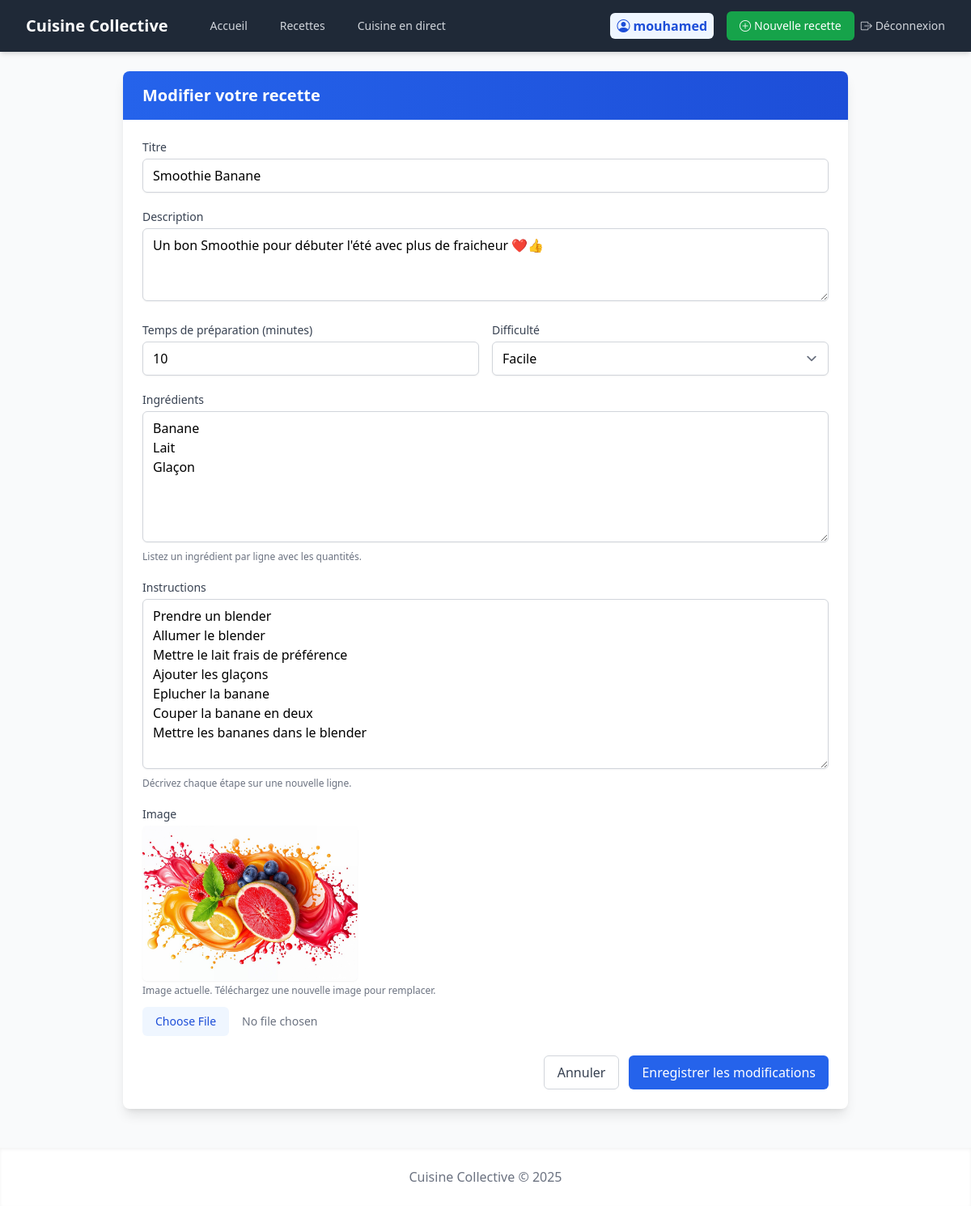
Screenshot of /recipe/1/edit (signed in) with the database file from the repository.
### models/user.py (models this page shows, shortened)
class User(UserMixin, db.Model):
    id = db.Column(db.Integer, primary_key=True)
    username = db.Column(db.String(64), unique=True, index=True)
    email = db.Column(db.String(120), unique=True, index=True)
    password_hash = db.Column(db.String(128))
    recipes = db.relationship('Recipe', backref='author', lazy='dynamic', foreign_keys='Recipe.user_id')
    cooking_now = db.Column(db.Integer, db.ForeignKey('recipe.id'), nullable=True)
    date_joined = db.Column(db.DateTime, default=datetime.utcnow)

### models/recipe.py (models this page shows, shortened)
class Recipe(db.Model):
    id = db.Column(db.Integer, primary_key=True)
    title = db.Column(db.String(100), nullable=False)
    description = db.Column(db.Text)
    ingredients = db.Column(db.Text, nullable=False)
    instructions = db.Column(db.Text, nullable=False)
    cooking_time = db.Column(db.Integer)  # en minutes
    difficulty = db.Column(db.String(20))
    image_url = db.Column(db.String(200))
    date_posted = db.Column(db.DateTime, default=datetime.utcnow)
    user_id = db.Column(db.Integer, db.ForeignKey('user.id'), nullable=False)
    ratings = db.relationship('Rating', backref='recipe', lazy='dynamic')
    cooked_by = db.relationship('User', backref='cooking',
                            foreign_keys='User.cooking_now',
                            uselist=False)

### routes/recipe_routes.py (the view, shortened to what this page needs)
    @app.route('/recipe/<int:recipe_id>/edit', methods=['GET', 'POST'])
    @login_required
    def recipe_edit(recipe_id):
        recipe = get_recipe_by_id(recipe_id)
        if recipe.user_id != current_user.id:
            flash("Vous n'êtes pas autorisé à modifier cette recette.", 'danger')
            return redirect(url_for('recipe_detail', recipe_id=recipe_id))
        return render_template('recipes/edit.html', recipe=recipe, title=f'Modifier: {recipe.title}')

### app.py (called while the page is built)
def create_app():
    app = Flask(__name__)
    app.config.from_object(Config)
    db.init_app(app)
    login_manager.init_app(app)
    login_manager.login_view = 'login'
    socketio.init_app(app)
    migrate.init_app(app, db)
    @app.context_processor
    def utility_processor():
        return {
            'now': datetime.utcnow
        }
    with app.app_context():
        from routes.auth_routes import register_auth_routes
        from routes.recipe_routes import register_recipe_routes
        from routes.live_routes import register_live_routes
        register_auth_routes(app)
        register_recipe_routes(app)
        register_live_routes(app)
    return app

### models/user.py (called while the page is built)
@login_manager.user_loader
def load_user(id):
    return User.query.get(int(id))

### services/recipe_service.py (called while the page is built)
def get_recipe_by_id(recipe_id):
    return Recipe.query.get_or_404(recipe_id)

### templates/recipes/edit.html (shortened to what this page needs)
{% extends 'base.html' %}
{% block content %}
<div class="max-w-4xl mx-auto">
    <div class="bg-white rounded-lg shadow-lg overflow-hidden">
        <div class="bg-gradient-to-r from-blue-600 to-blue-700 px-6 py-4">
            <h3 class="text-xl font-bold text-white">Modifier votre recette</h3>
        </div>
        <div class="p-6">
            <form method="POST" action="{{ url_for('recipe_edit', recipe_id=recipe.id) }}" enctype="multipart/form-data">
                <div class="mb-5">
                    <label for="title" class="block text-sm font-medium text-gray-700 mb-1">Titre</label>
                    <input type="text"
                        class="w-full rounded-md border-gray-300 shadow-sm focus:border-blue-500 focus:ring focus:ring-blue-500 focus:ring-opacity-50"
                        id="title" name="title" value="{{ recipe.title }}" required>
                </div>
                <div class="mb-5">
                    <label for="description" class="block text-sm font-medium text-gray-700 mb-1">Description</label>
                    <textarea class="w-full rounded-md border-gray-300 shadow-sm focus:border-blue-500 focus:ring focus:ring-blue-500 focus:ring-opacity-50"
                            id="description" name="description" rows="3" required>{{ recipe.description }}</textarea>
                </div>
                <div class="grid grid-cols-1 md:grid-cols-2 gap-4 mb-5">
                    <div>
                        <label for="cooking_time" class="block text-sm font-medium text-gray-700 mb-1">Temps de préparation (minutes)</label>
                        <input type="number"
                               class="w-full rounded-md border-gray-300 shadow-sm focus:border-blue-500 focus:ring focus:ring-blue-500 focus:ring-opacity-50"
                               id="cooking_time" name="cooking_time" min="1" value="{{ recipe.cooking_time }}" required>
                    </div>
                    <div>
                        <label for="difficulty" class="block text-sm font-medium text-gray-700 mb-1">Difficulté</label>
                        <select class="w-full rounded-md border-gray-300 shadow-sm focus:border-blue-500 focus:ring focus:ring-blue-500 focus:ring-opacity-50"
                                id="difficulty" name="difficulty" required>
                            <option value="Facile" {% if recipe.difficulty == 'Facile' %}selected{% endif %}>Facile</option>
                        </select>
                    </div>
                </div>
                <div class="mb-5">
                    <label for="ingredients" class="block text-sm font-medium text-gray-700 mb-1">Ingrédients</label>
                    <textarea class="w-full rounded-md border-gray-300 shadow-sm focus:border-blue-500 focus:ring focus:ring-blue-500 focus:ring-opacity-50"
                              id="ingredients" name="ingredients" rows="6"
                              placeholder="Listez vos ingrédients (un par ligne)" required>{{ recipe.ingredients }}</textarea>
                    <p class="mt-1 text-xs text-gray-500">Listez un ingrédient par ligne avec les quantités.</p>
                </div>
                <div class="mb-5">
                    <label for="instructions" class="block text-sm font-medium text-gray-700 mb-1">Instructions</label>
                    <textarea class="w-full rounded-md border-gray-300 shadow-sm focus:border-blue-500 focus:ring focus:ring-blue-500 focus:ring-opacity-50"
                              id="instructions" name="instructions" rows="8"
                              placeholder="Décrivez les étapes (une par ligne)" required>{{ recipe.instructions }}</textarea>
                    <p class="mt-1 text-xs text-gray-500">Décrivez chaque étape sur une nouvelle ligne.</p>
                </div>
                <div class="mb-6">
                    <label for="image" class="block text-sm font-medium text-gray-700 mb-1">Image</label>
                    {% if recipe.image_url %}
                        <div class="mb-3">
                            <img src="{{ url_for('static', filename=recipe.image_url) }}"
                                 alt="{{ recipe.title }}"
                                 class="h-48 object-cover rounded-md shadow-sm">
                            <p class="mt-1 text-xs text-gray-500">Image actuelle. Téléchargez une nouvelle image pour remplacer.</p>
                        </div>
                    {% endif %}
                    <input type="file"
                           id="image" name="image" accept="image/*"
                           class="w-full text-sm text-gray-500 file:mr-4 file:py-2 file:px-4 file:rounded-md file:border-0 file:text-sm file:font-medium file:bg-blue-50 file:text-blue-700 hover:file:bg-blue-100">
                </div>
                <div class="flex justify-end space-x-3">
                    <a href="{{ url_for('recipe_detail', recipe_id=recipe.id) }}"
                       class="px-4 py-2 border border-gray-300 rounded-md text-gray-700 bg-white hover:bg-gray-50 focus:outline-none focus:ring-2 focus:ring-offset-2 focus:ring-blue-500 transition-colors">
                        Annuler
                    </a>
                    <button type="submit"
                            class="px-4 py-2 bg-blue-600 text-white rounded-md hover:bg-blue-700 focus:outline-none focus:ring-2 focus:ring-offset-2 focus:ring-blue-500 transition-colors">
                        Enregistrer les modifications
                    </button>
                </div>
            </form>
        </div>
    </div>
</div>
{% endblock %}

### templates/base.html (shortened to what this page needs)
<!DOCTYPE html>
<html lang="fr">
<head>
    <link rel="stylesheet" href="https://cdn.jsdelivr.net/npm/bootstrap-icons@1.11.0/font/bootstrap-icons.css">
    <link rel="stylesheet" href="{{ url_for('static', filename='css/output.css') }}">
</head>
<body class="bg-gray-50">
    <nav class="bg-gray-800 shadow-md mb-6">
        <div class="max-w-7xl mx-auto px-4 sm:px-6 lg:px-8">
            <div class="flex items-center justify-between h-16">
                <div class="flex items-center">
                    <a href="{{ url_for('home') }}" class="text-white font-bold text-xl">Cuisine Collective</a>
                    <div class="hidden md:block ml-10">
                        <div class="flex items-baseline space-x-4">
                            <a href="{{ url_for('home') }}" class="text-gray-300 hover:bg-gray-700 hover:text-white px-3 py-2 rounded-md text-sm font-medium">Accueil</a>
                            <a href="{{ url_for('recipes_list') }}" class="text-gray-300 hover:bg-gray-700 hover:text-white px-3 py-2 rounded-md text-sm font-medium">Recettes</a>
                            <a href="{{ url_for('live_cooking') }}" class="text-gray-300 hover:bg-gray-700 hover:text-white px-3 py-2 rounded-md text-sm font-medium">Cuisine en direct</a>
                        </div>
                    </div>
                </div>
                <div class="flex items-center">
                    {% if current_user.is_authenticated %}
                        <span class="user-badge mr-4">
                            <i class="bi bi-person-circle mr-1"></i>
                            <span class="font-semibold">{{ current_user.username }}</span>
                        </span>
                        <a href="{{ url_for('recipe_create') }}" class="btn btn-success mr-2 text-sm">
                            <i class="bi bi-plus-circle mr-1"></i>Nouvelle recette
                        </a>
                        <a href="{{ url_for('logout_route') }}" class="text-gray-300 hover:text-white text-sm">
                            <i class="bi bi-box-arrow-right mr-1"></i>Déconnexion
                        </a>
                    {% endif %}
                </div>
            </div>
        </div>
    </nav>
    <div class="max-w-7xl mx-auto px-4 sm:px-6 lg:px-8">
        {% block content %}{% endblock %}
    </div>
    <footer class="py-6 mt-12 bg-white shadow-inner">
        <div class="max-w-7xl mx-auto px-4 sm:px-6 lg:px-8 text-center text-gray-500">
            <p>Cuisine Collective © {{ now().year }}</p>
        </div>
    </footer>
</body>
</html>

### rows the page displays
User: username "mouhamed"
Recipe: title "Smoothie Banane", description "Un bon Smoothie pour débuter l'été avec plus de fraicheur ❤️👍", cooking_time "10", difficulty "Facile", ingredients "Banane Lait Glaçon", instructions "Prendre un blender Allumer le blender Mettre le lait frais de préférence Ajouter les glaçons Eplucher la banane Couper la banane en deux Mettre les bananes dans le blender", image_url (picture)
